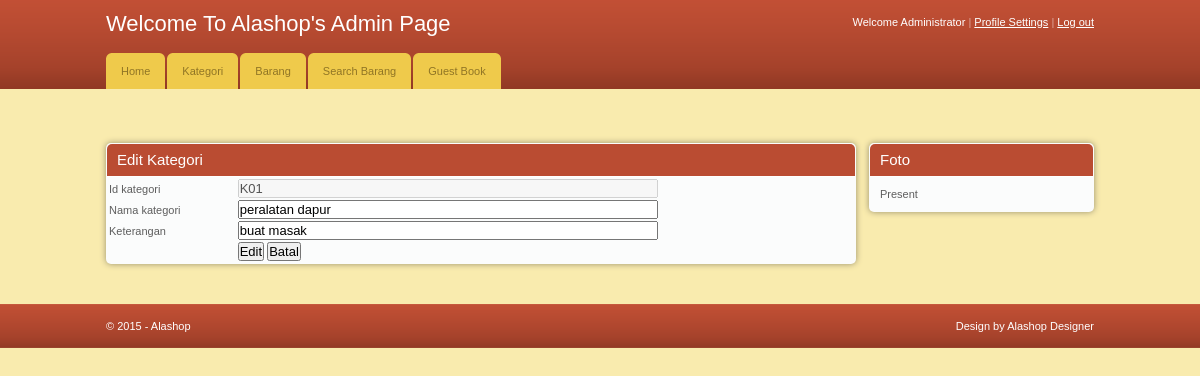
The app's page /editkategori.php?idkategori=K01 (signed in) with its own data.
### tables this page shows
CREATE TABLE `kategori` (
  `idkategori` varchar(50) NOT NULL,
  `namakategori` varchar(50) NOT NULL,
  `keterangan` varchar(50) NOT NULL
);

### editkategori.php (the view, shortened to what this page needs)
<!DOCTYPE html PUBLIC "-//W3C//DTD XHTML 1.0 Transitional//EN" "http://www.w3.org/TR/xhtml1/DTD/xhtml1-transitional.dtd">
<html xmlns="http://www.w3.org/1999/xhtml">
<head>
<?php
$idkategori = $_GET['idkategori'];
$query = mysql_query("SELECT * FROM kategori WHERE idkategori ='$idkategori'");
$tampil = mysql_fetch_array($query);
?>
	<link rel="stylesheet" href="css/style.css" type="text/css" media="all" />
</head>
<body>
<div id="header">
	<div class="shell">
		<div id="top">
			<h1><a href="#">Welcome To Alashop's Admin Page</a></h1>
			<div id="top-navigation">
				Welcome Administrator <span>|</span>
				<a href="#">Profile Settings</a>
				<span>|</span>
				<a href="logout.php">Log out</a>			</div>
		</div>
		<div id="navigation">
			<ul>
			    <li><a href="home.php"><span>Home</span></a></li>
			    <li><a href="kategori.php"><span>Kategori</span></a></li>
			    <li><a href="barang.php"><span>Barang</span></a></li>
				<li><a href="searchbarang.php"><span>Search Barang</span></a></li>
			    <li><a href="guestbook.php"><span>Guest Book</span></a></li>
			</ul>
		</div>
	</div>
</div>
<div id="container">
	<div class="shell">
		<div class="small-nav"></div>
        <br />
		<div id="main">
			<div id="content">
<div class="box">
					<div class="box-head">
						<h2>Edit Kategori </h2>
					</div>
					<form action="proseseditkategori.php" method="post">
					  <table width="750" border="0">
                        <tr>
                          <td width="126">Id kategori </td>
                          <td width="614"><label>
                          <input name="idkategori" type="text" disabled="disabled" id="idkategori" value="<?php echo $tampil['idkategori'] ;?>" size="50">
                          </label></td>
                        </tr>
                        <tr>
                          <td>Nama kategori </td>
                          <td><label>
                          <input name="namakategori" type="text" size="50" value="<?php echo $tampil['namakategori'] ;?>" />
                          </label></td>
                        </tr>
                        <tr>
                          <td>Keterangan</td>
                          <td><label>
                           <input name="keterangan" type="text" size="50" value="<?php echo $tampil['keterangan'] ;?>">
                          </label></td>
                        </tr>
                        <tr>
                          <td>&nbsp;</td>
                          <td><label>
                            <input type="submit" name="Submit" value="Edit" />
                            <input type="submit" name="Submit2" value="Batal" />
                          </label></td>
                        </tr>
                      </table>
					</form>
			  </div>
		  </div>
			<div id="sidebar">
				<div class="box">
					<div class="box-head">
						<h2>Foto</h2>
					</div>
					<div class="box-content">
                       Present
</div>
				</div>
			</div>
		</div>
	</div>
</div>
<div id="footer">
	<div class="shell">
		<span class="left">&copy; 2015 - Alashop </span>
		<span class="right">
			Design by Alashop Designer
		</span>
	</div>
</div>
</body>
</html>

### css/style.css (style rules this page uses)
* { padding:0; margin:0; outline:0; }
body { background:#f9ebae; font-family: Verdana, sans-serif; font-size:11px; line-height:14px; color:#5e5e5e; }
input, textarea, select { font-family: Verdana, sans-serif; font-size:13px; }
a { color:#ba4c32; text-decoration: underline; cursor:pointer; }
.left, .alignleft { float:left; display:inline; }
.right, .alignright { float:right; display:inline; }
h1 { font-size:22px; line-height:24px; color:#fff; font-weight: normal; }
h1 a { color:#fff; text-decoration: none; }
h2 { font-size:15px; font-weight: normal; }
.shell { width:988px; margin:0 auto; }
#header { height:89px; background:url(images/header.gif); white-space:nowrap; }
#header h1 { float:left; display:inline; padding-top:12px; }
#top-navigation { float:right; white-space:nowrap; color:#fff; padding-top:15px; }
#top-navigation a { color:#fff; }
#top-navigation span { color:#dca598; }
#top { height:53px; }
#navigation { height:36px; }
#navigation ul { list-style-type: none; }
#navigation ul li { float:left; display:inline; margin-right:2px; }
#navigation ul li a, #navigation ul li a span { float:left; height:36px; background:url(images/tab.gif) no-repeat 0 0; padding:0 0 0 15px; }
#navigation ul li a span { background-position:right 0; padding:0 15px 0 0; }
#navigation ul li a { line-height:36px; color:#907525; text-decoration: none; }
#container { padding:20px 0; }
.small-nav { color:#978b48; padding-bottom:20px; }
#content { float:left; width:750px; }
#sidebar { float:right; width:225px; }
.box { background:#fbfcfc; height:100%; padding:1px; margin-bottom:20px; }
.box-head { background:#ba4c32; height:32px; color:#fff; padding: 0 10px; line-height:32px; white-space:nowrap; border-bottom:solid 1px #fff; }
.box-content { padding:10px; }
#footer { height:44px; background:url(images/footer.gif); line-height:44px; color:#fff; }
.box { -moz-border-radius:5px; -webkit-border-radius:5px; -moz-box-shadow: 0 0 6px #978f6c; -webkit-box-shadow: 0 0 6px #978f6c; }
.box-head { -moz-border-radius-topleft:5px; -moz-border-radius-topright:5px; -webkit-border-top-left-radius:5px; -webkit-border-top-right-radius:5px; }

### records on screen
kategori: idkategori "K01", namakategori "peralatan dapur", keterangan "buat masak"
